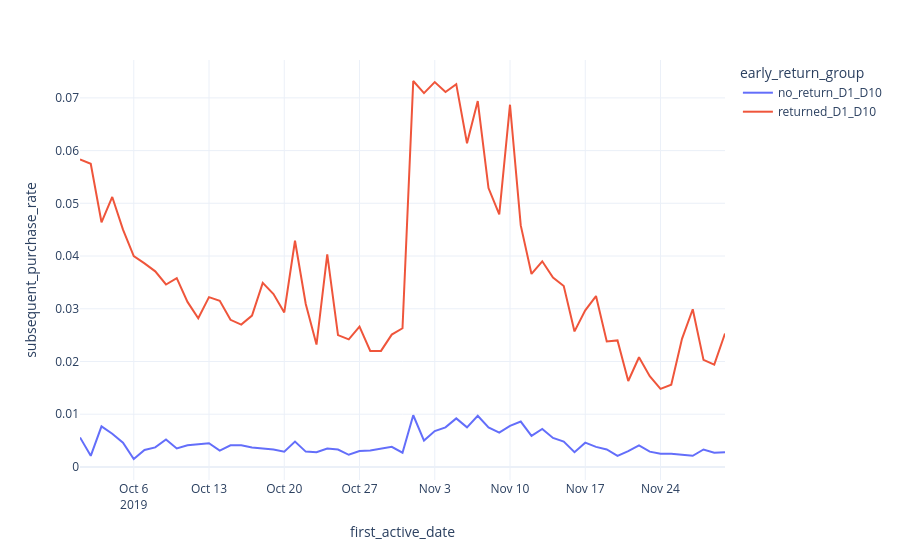

Notebook cell for this chart:
### Code cell
fig = px.line(df_2, x='first_active_date', y='subsequent_purchase_rate', color = 'early_return_group')
fig.update_layout(template = 'plotly_white')
